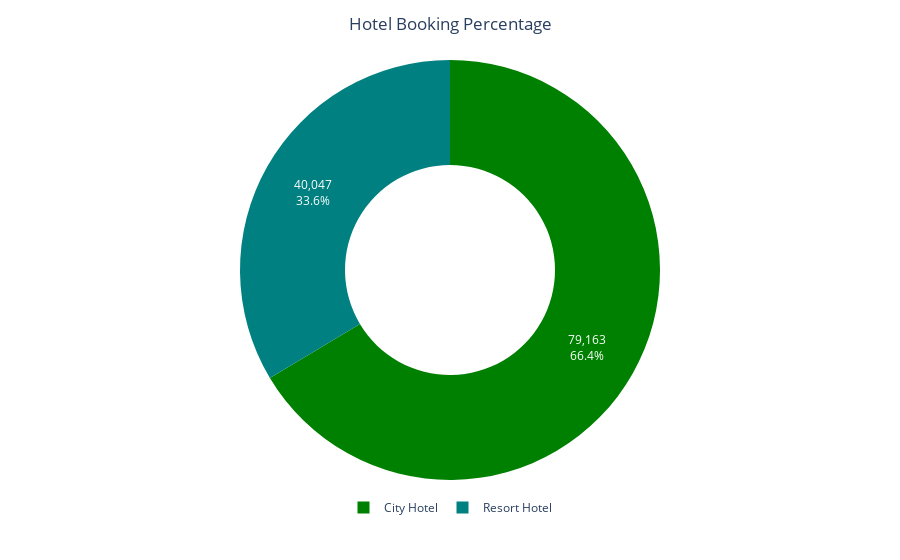

This figure's notebook cell:
### Markdown cell above
# Which type of hotel is most preferred by the guests?

### Code cell
#storing hotel names in a variable
hotel_name = hb_df_new['hotel'].unique()

#checking the number of unique booking in each hotel type
unique_booking = hb_df_new.hotel.value_counts().sort_values(ascending = True)

#Creating a pie chart using plotly.express
fig1 = px.pie(names = hotel_name, values = unique_booking, hole = 0.5, color = hotel_name,
             color_discrete_map = {'Resort Hotel' : 'teal', 'City Hotel': 'green'})

#Giving it a title and updating the text info
fig1.update_traces(textinfo = 'percent + value')
fig1.update_layout(title_text = 'Hotel Booking Percentage', title_x = 0.5)

#setting the Legend at Centre
fig1.update_layout(legend = dict(
                            orientation = 'h', yanchor = 'bottom',
                            xanchor = 'center', x = 0.5))

fig1.show()

### Figure 1 — Plotly figure (JSON) as saved in the notebook; plotly's stock layout.template omitted (floating-point values rounded to 4 significant figures)
{"data": [{"customdata": [["Resort Hotel"], ["City Hotel"]], "domain": {"x": [0, 1], "y": [0, 1]}, "hole": 0.5, "hovertemplate": "label=%{label}<br>value=%{value}<br>color=%{customdata[0]}<extra></extra>", "labels": ["Resort Hotel", "City Hotel"], "legendgroup": "", "marker": {"colors": ["teal", "green"]}, "name": "", "showlegend": true, "textinfo": "percent+value", "type": "pie", "values": [40047, 79163]}], "layout": {"legend": {"orientation": "h", "tracegroupgap": 0, "x": 0.5, "xanchor": "center", "yanchor": "bottom"}, "margin": {"t": 60}, "title": {"text": "Hotel Booking Percentage", "x": 0.5}}}
